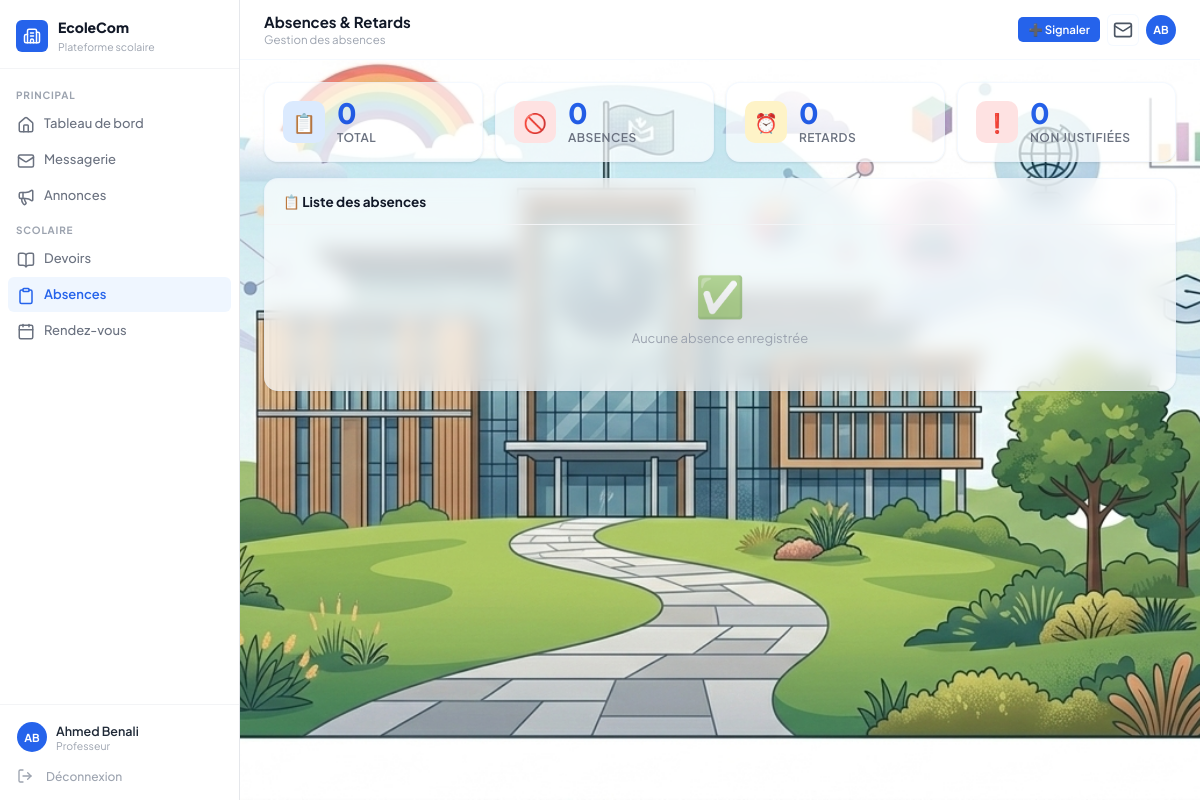
/absences (signed in), run on the app's committed database.
### models.py (models this page shows)
class User(UserMixin, db.Model):
    __tablename__ = 'users'
    id = db.Column(db.Integer, primary_key=True)
    nom = db.Column(db.String(100), nullable=False)
    prenom = db.Column(db.String(100), nullable=False)
    email = db.Column(db.String(150), unique=True, nullable=False)
    mot_de_passe = db.Column(db.String(255), nullable=False)
    role = db.Column(db.Enum('direction','professeur','parent','eleve'), nullable=False)
    created_at = db.Column(db.DateTime, default=datetime.utcnow)
    def initiales(self):
        return (self.prenom[0] + self.nom[0]).upper()
    def role_label(self):
        labels = {'direction':'Direction','professeur':'Professeur','parent':'Parent','eleve':'Élève'}
        return labels.get(self.role, self.role)

### routes/absences.py (the view)
@absences_bp.route('/absences')
@login_required
def index():
    if current_user.role == 'professeur':
        absences = Absence.query.filter_by(professeur_id=current_user.id)\
                          .order_by(Absence.date.desc()).all()
        eleves = Eleve.query.filter_by(professeur_id=current_user.id)\
                       .order_by(Eleve.classe, Eleve.nom).all()
    elif current_user.role == 'parent':
        absences = Absence.query.join(Eleve)\
                          .filter(Eleve.parent_id == current_user.id)\
                          .order_by(Absence.date.desc()).all()
        eleves = []
    else:
        absences = Absence.query.order_by(Absence.date.desc()).all()
        eleves = Eleve.query.all()
    return render_template('modules/absences.html', absences=absences, eleves=eleves, today=date.today())

### models.py (called while the page is built)
@login_manager.user_loader
def load_user(user_id):
    return User.query.get(int(user_id))

### templates/modules/absences.html (shortened to what this page needs)
{% extends 'base.html' %}
{% block page_title %}Absences & Retards{% endblock %}
{% block page_subtitle %}{% if current_user.role=='parent' %}Suivi de vos enfants{% else %}Gestion des absences{% endif %}{% endblock %}
{% block topbar_actions %}{% if current_user.role=='professeur' %}<button class="btn btn-primary btn-sm" onclick="openModal('modal-add')">➕ Signaler</button>{% endif %}{% endblock %}
{% block content %}
<div class="stats-grid" style="margin-bottom:16px">
  <div class="stat-card"><div class="stat-icon blue">📋</div><div><div class="stat-number">{{ absences|length }}</div><div class="stat-label">Total</div></div></div>
  <div class="stat-card"><div class="stat-icon red">🚫</div><div><div class="stat-number">{{ absences|selectattr('type','eq','absence')|list|length }}</div><div class="stat-label">Absences</div></div></div>
  <div class="stat-card"><div class="stat-icon orange">⏰</div><div><div class="stat-number">{{ absences|selectattr('type','eq','retard')|list|length }}</div><div class="stat-label">Retards</div></div></div>
  <div class="stat-card"><div class="stat-icon red">❗</div><div><div class="stat-number">{{ absences|rejectattr('justifie')|list|length }}</div><div class="stat-label">Non justifiées</div></div></div>
</div>
<div class="card">
  <div class="card-header"><h3>📋 Liste des absences</h3></div>
  <div class="table-container">
    {% if not absences %}
    <div class="empty-state" style="padding:44px"><div class="empty-icon">✅</div><p>Aucune absence enregistrée</p></div>
    {% endif %}
  </div>
</div>
{% endblock %}

### templates/base.html (shortened to what this page needs)
<!DOCTYPE html>
<html lang="fr">
<head>
  <link rel="stylesheet" href="{{ url_for('static', filename='css/style.css') }}">
</head>
<body>
<div class="app-layout">
  <aside class="sidebar" id="sidebar">
    <div class="sidebar-logo">
      <div class="logo-icon"><i data-lucide="building-2"></i></div>
      <div>
        <h2>EcoleCom</h2>
        <span>Plateforme scolaire</span>
      </div>
    </div>
    <nav class="sidebar-nav">
      <div class="nav-section-title">Principal</div>
      <a href="{{ url_for('dashboard.index') }}" class="{{ 'active' if request.endpoint=='dashboard.index' }}">
        <span class="nav-icon"><i data-lucide="home"></i></span> Tableau de bord
      </a>
      <a href="{{ url_for('messages.index') }}" class="{{ 'active' if request.endpoint=='messages.index' }}">
        <span class="nav-icon"><i data-lucide="mail"></i></span> Messagerie
        {% set uc = unread_count() %}{% if uc > 0 %}<span class="badge-count">{{ uc }}</span>{% endif %}
      </a>
      <a href="{{ url_for('annonces.index') }}" class="{{ 'active' if request.endpoint=='annonces.index' }}">
        <span class="nav-icon"><i data-lucide="megaphone"></i></span> Annonces
      </a>
      {% if current_user.role in ['professeur','parent','eleve'] %}
      <div class="nav-section-title">Scolaire</div>
      <a href="{{ url_for('devoirs.index') }}" class="{{ 'active' if request.endpoint=='devoirs.index' }}">
        <span class="nav-icon"><i data-lucide="book-open"></i></span> Devoirs
      </a>
      {% endif %}
      <a href="{{ url_for('absences.index') }}" class="{{ 'active' if request.endpoint=='absences.index' }}">
        <span class="nav-icon"><i data-lucide="clipboard"></i></span>
        {{ 'Suivi absences' if current_user.role=='parent' else 'Absences' }}
      </a>
      <a href="{{ url_for('rdv.index') }}" class="{{ 'active' if request.endpoint=='rdv.index' }}">
        <span class="nav-icon"><i data-lucide="calendar"></i></span> Rendez-vous
      </a>
    </nav>
    <div class="sidebar-footer">
      <div class="user-card">
        <div class="avatar">{{ current_user.initiales() }}</div>
        <div>
          <div class="user-name">{{ current_user.prenom }} {{ current_user.nom }}</div>
          <div class="user-role">{{ current_user.role_label() }}</div>
        </div>
      </div>
      <a href="{{ url_for('auth.logout') }}" class="btn-logout"><i data-lucide="log-out"></i> Déconnexion</a>
    </div>
  </aside>
  <main class="main-content">
    <div class="topbar">
      <div class="topbar-left">
        <div>
          <h1>{% block page_title %}{% endblock %}</h1>
          <div class="page-subtitle">{% block page_subtitle %}{% endblock %}</div>
        </div>
      </div>
      <div class="topbar-actions">
        {% block topbar_actions %}{% endblock %}
        <a href="{{ url_for('messages.index') }}">
          <button class="topbar-btn">
            <i data-lucide="mail"></i>
          </button>
        </a>
        <div class="avatar">{{ current_user.initiales() }}</div>
      </div>
    </div>
    <div class="page-content">
      {% block content %}{% endblock %}
    </div>
  </main>
</div>
</body>
</html>

### data on the page
User: role "Absences", initiales "AB", prenom "Ahmed", nom "Benali", role_label "Professeur"

### other printed values
{{ absences|length }} "0"
{{ absences|selectattr('type','eq','absence')|list|length }} "0"
{{ absences|selectattr('type','eq','retard')|list|length }} "0"
{{ absences|rejectattr('justifie')|list|length }} "0"
